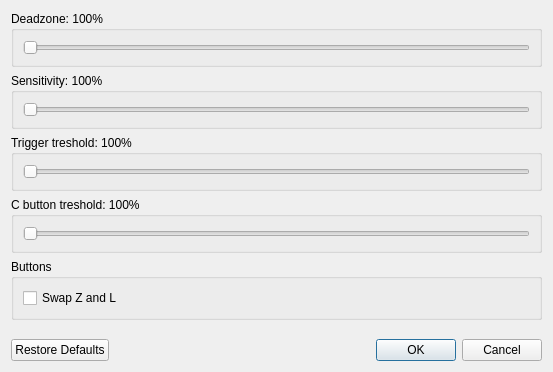
<?xml version="1.0" encoding="UTF-8"?>
<ui version="4.0">
 <class>MainDialog</class>
 <widget class="QDialog" name="MainDialog">
  <property name="geometry">
   <rect>
    <x>0</x>
    <y>0</y>
    <width>553</width>
    <height>372</height>
   </rect>
  </property>
  <property name="windowTitle">
   <string>Rosalie's Mupen GUI - GameCube Adapter Input Plugin</string>
  </property>
  <layout class="QVBoxLayout" name="verticalLayout_5">
   <item>
    <widget class="QGroupBox" name="deadZoneGroupBox">
     <property name="title">
      <string>Deadzone: 100%</string>
     </property>
     <layout class="QVBoxLayout" name="verticalLayout">
      <item>
       <widget class="QSlider" name="deadZoneSlider">
        <property name="maximum">
         <number>100</number>
        </property>
        <property name="orientation">
         <enum>Qt::Orientation::Horizontal</enum>
        </property>
       </widget>
      </item>
     </layout>
    </widget>
   </item>
   <item>
    <widget class="QGroupBox" name="sensitivityGroupBox">
     <property name="title">
      <string>Sensitivity: 100%</string>
     </property>
     <layout class="QVBoxLayout" name="verticalLayout_2">
      <item>
       <widget class="QSlider" name="sensitivitySlider">
        <property name="maximum">
         <number>200</number>
        </property>
        <property name="orientation">
         <enum>Qt::Orientation::Horizontal</enum>
        </property>
       </widget>
      </item>
     </layout>
    </widget>
   </item>
   <item>
    <widget class="QGroupBox" name="triggerTresholdGroupBox">
     <property name="title">
      <string>Trigger treshold: 100%</string>
     </property>
     <layout class="QVBoxLayout" name="verticalLayout_4">
      <item>
       <widget class="QSlider" name="triggerTresholdSlider">
        <property name="maximum">
         <number>100</number>
        </property>
        <property name="orientation">
         <enum>Qt::Orientation::Horizontal</enum>
        </property>
       </widget>
      </item>
     </layout>
    </widget>
   </item>
   <item>
    <widget class="QGroupBox" name="cButtonTresholdGroupBox">
     <property name="title">
      <string>C button treshold: 100%</string>
     </property>
     <layout class="QVBoxLayout" name="verticalLayout_3">
      <item>
       <widget class="QSlider" name="cButtonTresholdSlider">
        <property name="maximum">
         <number>100</number>
        </property>
        <property name="orientation">
         <enum>Qt::Orientation::Horizontal</enum>
        </property>
       </widget>
      </item>
     </layout>
    </widget>
   </item>
   <item>
    <widget class="QGroupBox" name="groupBox">
     <property name="title">
      <string>Buttons</string>
     </property>
     <layout class="QVBoxLayout" name="verticalLayout_6">
      <item>
       <widget class="QCheckBox" name="swapZLCheckBox">
        <property name="text">
         <string>Swap Z and L</string>
        </property>
       </widget>
      </item>
     </layout>
    </widget>
   </item>
   <item>
    <spacer name="verticalSpacer">
     <property name="orientation">
      <enum>Qt::Orientation::Vertical</enum>
     </property>
     <property name="sizeHint" stdset="0">
      <size>
       <width>20</width>
       <height>45</height>
      </size>
     </property>
    </spacer>
   </item>
   <item>
    <widget class="QDialogButtonBox" name="buttonBox">
     <property name="orientation">
      <enum>Qt::Orientation::Horizontal</enum>
     </property>
     <property name="standardButtons">
      <set>QDialogButtonBox::StandardButton::Cancel|QDialogButtonBox::StandardButton::Ok|QDialogButtonBox::StandardButton::RestoreDefaults</set>
     </property>
    </widget>
   </item>
  </layout>
 </widget>
 <resources/>
 <connections>
  <connection>
   <sender>buttonBox</sender>
   <signal>accepted()</signal>
   <receiver>MainDialog</receiver>
   <slot>accept()</slot>
   <hints>
    <hint type="sourcelabel">
     <x>248</x>
     <y>254</y>
    </hint>
    <hint type="destinationlabel">
     <x>157</x>
     <y>274</y>
    </hint>
   </hints>
  </connection>
  <connection>
   <sender>buttonBox</sender>
   <signal>rejected()</signal>
   <receiver>MainDialog</receiver>
   <slot>reject()</slot>
   <hints>
    <hint type="sourcelabel">
     <x>316</x>
     <y>260</y>
    </hint>
    <hint type="destinationlabel">
     <x>286</x>
     <y>274</y>
    </hint>
   </hints>
  </connection>
 </connections>
</ui>
